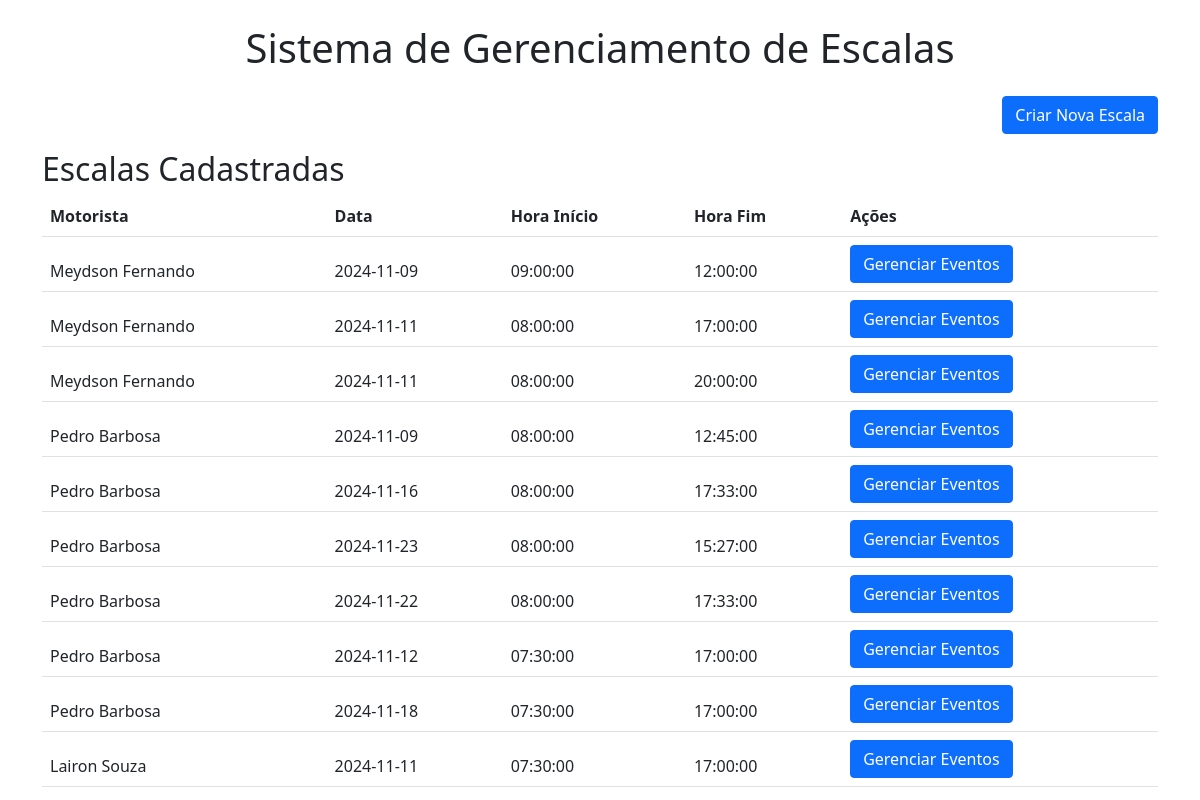
The page / on the database its author committed.
### models.py (models this page shows)
class Escala(db.Model):
    __tablename__ = 'escalas'
    id = db.Column(db.Integer, primary_key=True)
    motorista_id = db.Column(db.Integer, db.ForeignKey('motoristas.id'), nullable=False)
    data = db.Column(db.Date, nullable=False)
    hora_inicio = db.Column(db.Time, nullable=False)
    hora_fim = db.Column(db.Time, nullable=False)
    motorista = db.relationship('Motorista', backref=db.backref('escalas', lazy=True))

class Motorista(db.Model):
    __tablename__ = 'motoristas'
    id = db.Column(db.Integer, primary_key=True)
    nome = db.Column(db.String(50), nullable=False)
    horas_normais = db.Column(db.Float, default=0)
    horas_extras = db.Column(db.Float, default=0)

### app.py (the view)
@app.route('/')
def index():
    escalas = Escala.query.all()
    return render_template('index.html', escalas=escalas)

### templates/index.html (shortened to what this page needs)
{% extends 'base.html' %}
{% block content %}
    <div class="text-end mb-3">
        <a href="{{ url_for('criar_escala') }}" class="btn btn-primary">Criar Nova Escala</a>
    </div>
    <h2>Escalas Cadastradas</h2>
    <table class="table table-striped">
        <thead>
			<tr>
				<th>Motorista</th>
				<th>Data</th>
				<th>Hora Início</th>
				<th>Hora Fim</th>
				<th>Ações</th>
			</tr>
			{% for escala in escalas %}
			<tr>
				<td>{{ escala.motorista.nome }}</td>
				<td>{{ escala.data }}</td>
				<td>{{ escala.hora_inicio }}</td>
				<td>{{ escala.hora_fim }}</td>
				<td>
					<a href="{{ url_for('gerenciar_eventos', escala_id=escala.id) }}" class="btn btn-primary">Gerenciar Eventos</a>
				</td>
			</tr>
			{% endfor %}
    </table>
{% endblock %}

### templates/base.html (shortened to what this page needs)
<!DOCTYPE html>
<html lang="pt-BR">
<head>
    <link href="https://cdn.jsdelivr.net/npm/bootstrap@5.1.3/dist/css/bootstrap.min.css" rel="stylesheet">
    <link href="{{ url_for('static', filename='css/style.css') }}" rel="stylesheet">
</head>
<body>
    <div class="container">
        <h1 class="text-center my-4">Sistema de Gerenciamento de Escalas</h1>
        {% block content %}{% endblock %}
    </div>
</body>
</html>

### rows shown on the page
Escala: motorista.nome "Meydson Fernando", data "2024-11-09", hora_inicio "09:00:00", hora_fim "12:00:00"
Escala: motorista.nome "Meydson Fernando", data "2024-11-11", hora_inicio "08:00:00", hora_fim "17:00:00"
Escala: motorista.nome "Meydson Fernando", data "2024-11-11", hora_inicio "08:00:00", hora_fim "20:00:00"
Escala: motorista.nome "Pedro Barbosa", data "2024-11-09", hora_inicio "08:00:00", hora_fim "12:45:00"
Escala: motorista.nome "Pedro Barbosa", data "2024-11-16", hora_inicio "08:00:00", hora_fim "17:33:00"
Escala: motorista.nome "Pedro Barbosa", data "2024-11-23", hora_inicio "08:00:00", hora_fim "15:27:00"
Escala: motorista.nome "Pedro Barbosa", data "2024-11-22", hora_inicio "08:00:00", hora_fim "17:33:00"
Escala: motorista.nome "Pedro Barbosa", data "2024-11-12", hora_inicio "07:30:00", hora_fim "17:00:00"
Escala: motorista.nome "Pedro Barbosa", data "2024-11-18", hora_inicio "07:30:00", hora_fim "17:00:00"
Escala: motorista.nome "Lairon Souza", data "2024-11-11", hora_inicio "07:30:00", hora_fim "17:00:00"
